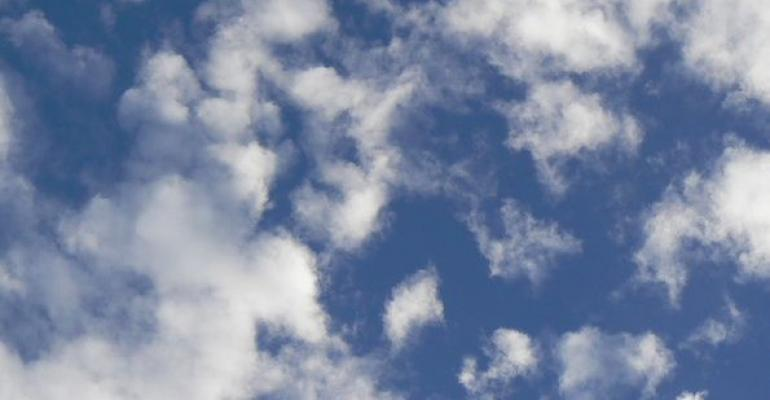
#> input picture assinment/clouds-595x335_1.jpg, 770 x 400 px
$ python image_text.py   (older library calls are emulated)
#> lines starting #> are read from the running program, lines starting #| are printed output that depends on the picture
#> further down, image is the input picture: PIL image 770x400 RGB; mean R, G, B 121.5, 135.6, 163.1
#> the answer given: clouds-595x335_1.jpg
from PIL import Image,ImageDraw,ImageFont

class ImageText():

	def __init__(self,image,draw,font,a,imageText):
		self.image=image
		self.draw=draw
		self.font=font
		self.a=(x,y)
		self.imageText=imageText


	def textImage(self):
		draw.text(self.a,self.imageText,font=self.font)
		image.save('textImage.png')
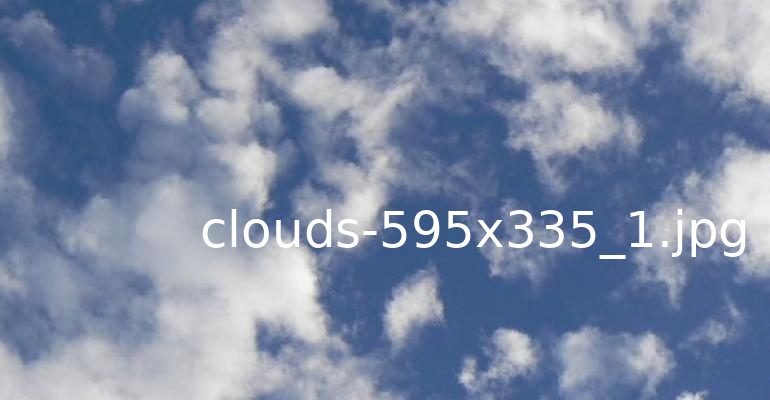
#> saved as textImage.png: PIL image 770x400 RGB; mean R, G, B 124, 137.9, 164.9
		image.show()

	def maskImage(self):
		draw.text(self.a,self.imageText,font=self.font)
		size=draw.textsize(self.imageText,font=self.font)
#> size = (550, 59)
		offset=font.getoffset(self.imageText)
		draw.rectangle((x,y, x+size[0],x+size[1]-10),fill='red')
		#draw.rectangle((200, 200, 200 + size[0] + offset[0], 200 + size[1] + offset[1]),fill='red')

		image.save('masked.png')
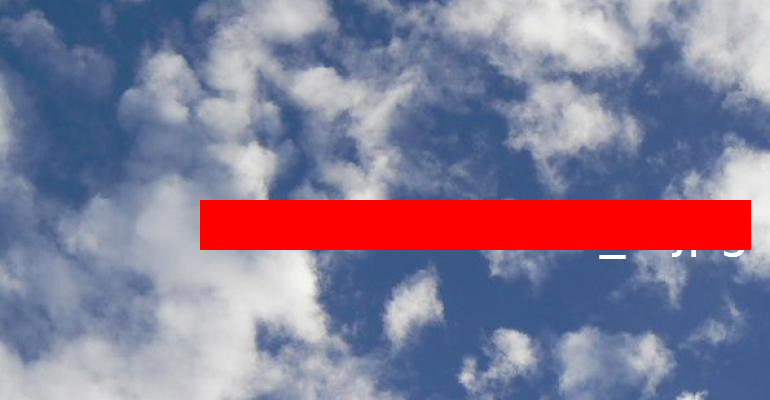
#> saved as masked.png: PIL image 770x400 RGB; mean R, G, B 134, 123.9, 148.8
		image.show()
if __name__ == '__main__':

	#image=Image.open(input("Enter image path: "))
	image=Image.open('clouds-595x335_1.jpg')
	#image=Image.new('RGBA',(500,500),'blue')
	#print(image.show())
	draw = ImageDraw.Draw(image)
	font=ImageFont.truetype('FrankRuhlLibre-Bold.ttf',size=50)
	(x,y)=(200,200)
	#imageText= "Hello World!"
	imageText= input("Enter Text: ")
	obj=ImageText(image,draw,font,(x,y),imageText)
	obj.textImage()
	obj.maskImage()
